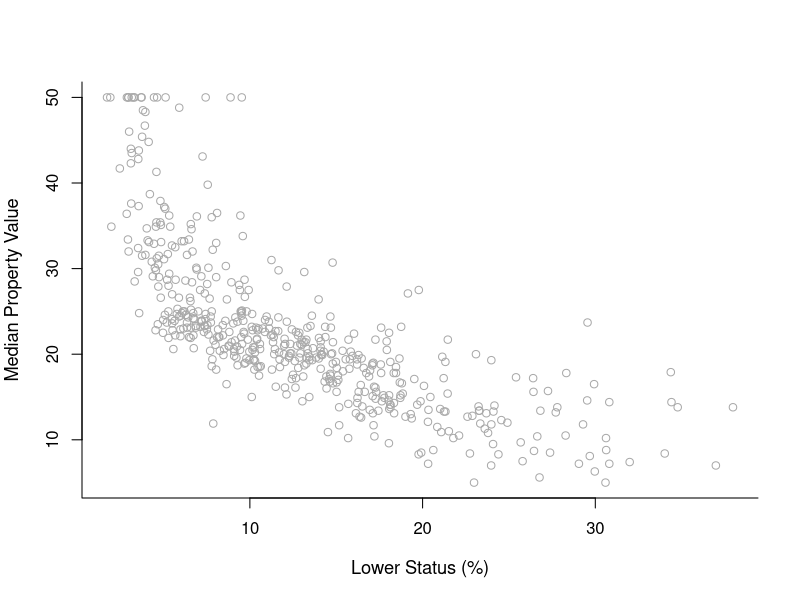
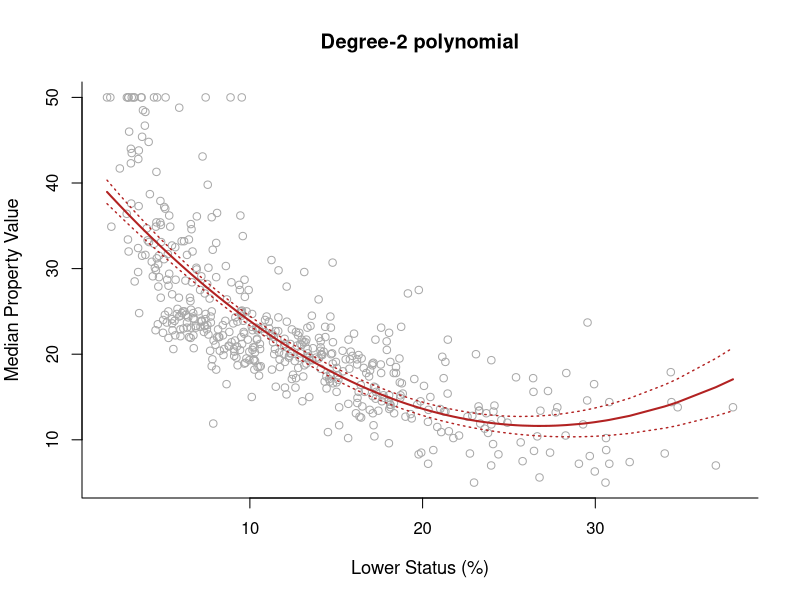
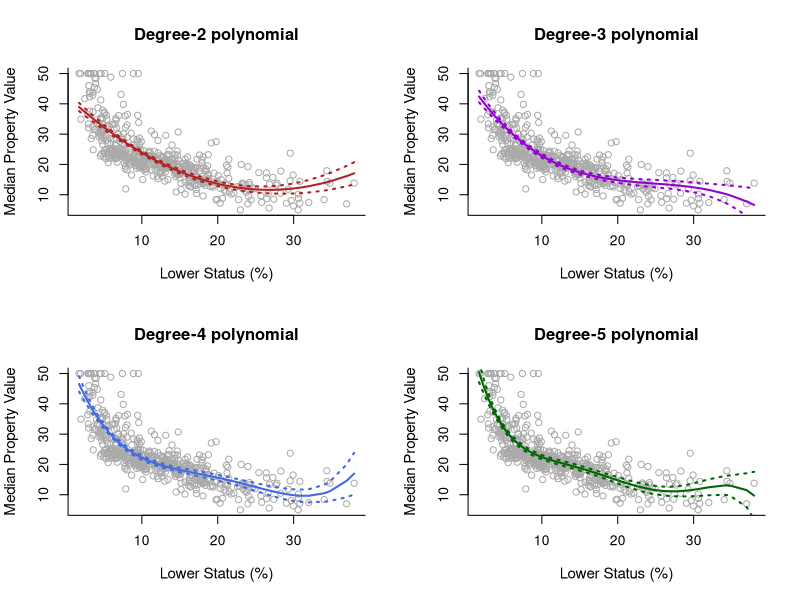
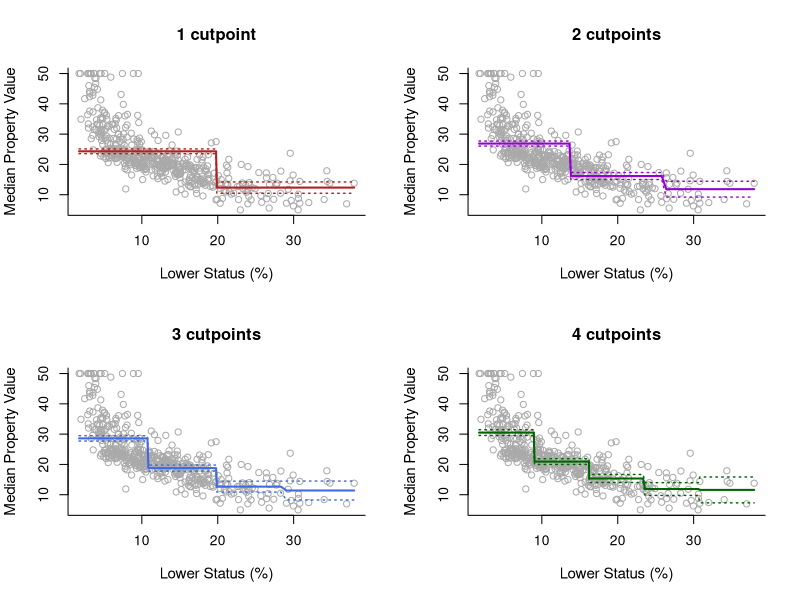
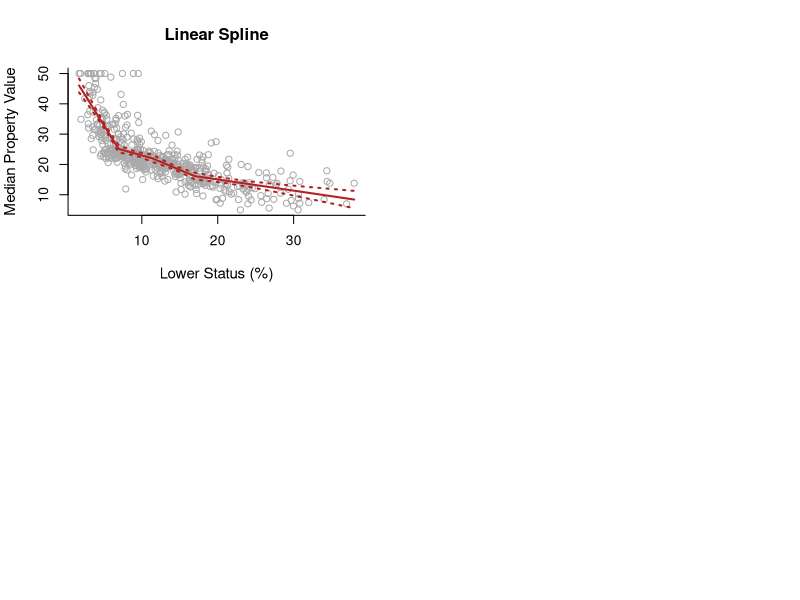
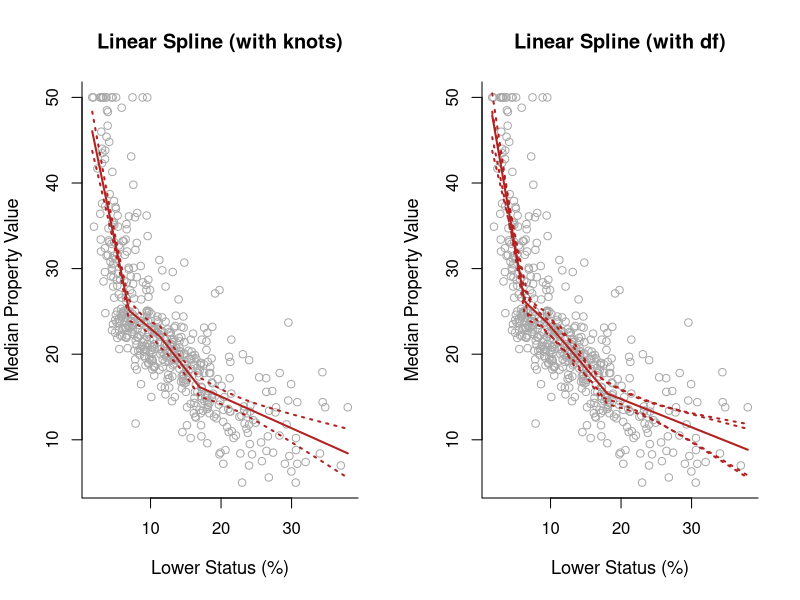
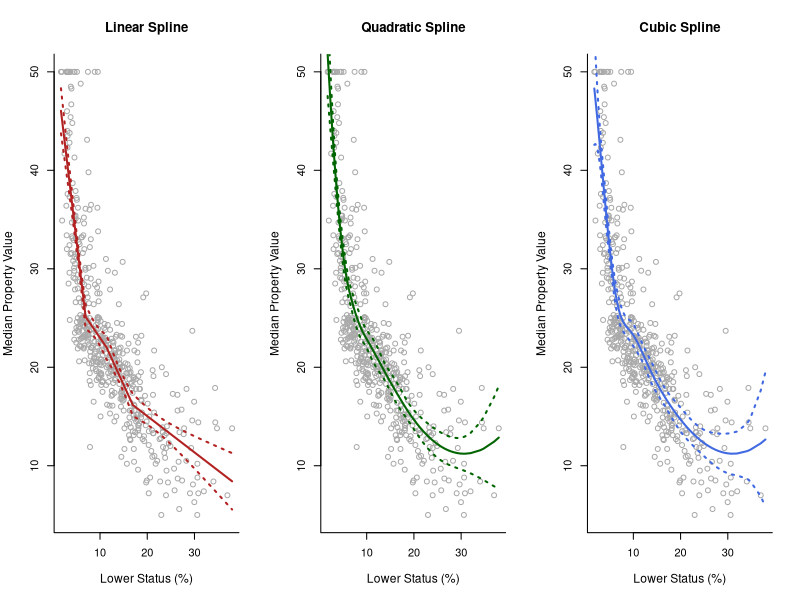
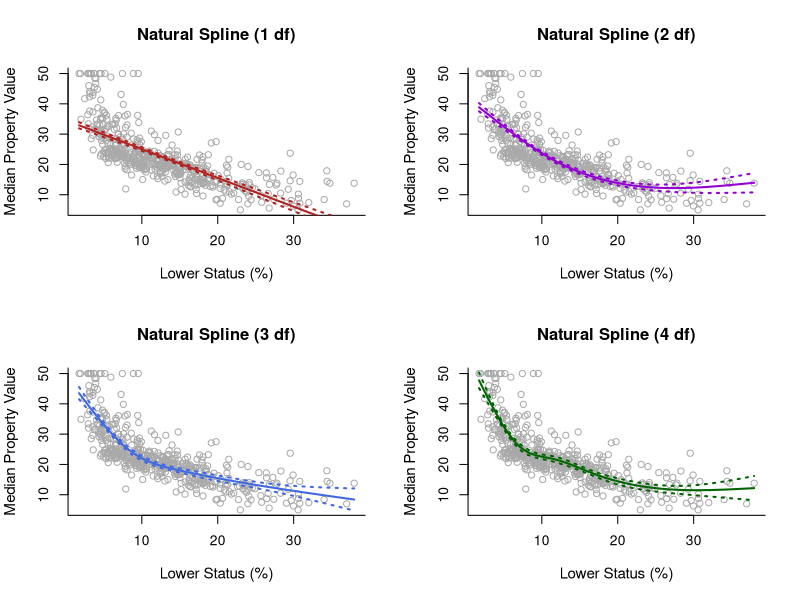

Here is the R script that generated these plots, in order:
## ---- chunk 1
#| label: load-pkgs
#| message: false
library(MASS)
help(Boston)
names(Boston)
head(Boston)
## ---- chunk 2
head(cbind(Boston$medv, Boston$lstat))
## ---- chunk 3
#| label: renaming
y = Boston$medv
x = Boston$lstat
y.lab = 'Median Property Value'
x.lab = 'Lower Status (%)'
## ---- chunk 4
#| label: plot-vars
#| message: false
#| warning: false
#| fig-height: 6
#| fig-width: 6
plot( x, y, cex.lab = 1.1, col="darkgrey", xlab = x.lab, ylab = y.lab, 
      main = "", bty = 'l' )
## ---- chunk 5
#| label: fit-poly2
poly2 = lm(y ~ poly(x,  2,  raw = TRUE))
summary(poly2)
## ---- chunk 6
#| label: plot-poly2
sort.x = sort(x)
sort.x[1:10]     # the first 10 sorted values of x 
pred2 = predict(poly2, newdata = list(x = sort.x), se = TRUE)
names(pred2)
## ---- chunk 7
pred2$fit[1:10]  # the first 10 fitted values of the curve
se.bands2 = cbind( pred2$fit - 2 * pred2$se.fit, 
                   pred2$fit + 2 * pred2$se.fit )
se.bands2[1:10,] # the first 10 confidence intervals of the curve
## ---- chunk 8
#| label: pot-fitted
plot(x, y, cex.lab = 1.1, col="darkgrey", xlab = x.lab, ylab = y.lab,
     main = "Degree-2 polynomial", bty = 'l')
lines(sort.x, pred2$fit, lwd = 2, col = "firebrick")
matlines(sort.x, se.bands2, lwd = 1.4, col = "firebrick", lty = 3)
## ---- chunk 9
#| label: poly-3to5
#| fig-height: 8
#| fig-width: 9
poly3 = lm(y ~ poly(x,  3))
poly4 = lm(y ~ poly(x,  4))
poly5 = lm(y ~ poly(x, 5))

pred3 = predict(poly3, newdata = list(x = sort.x), se = TRUE)
pred4 = predict(poly4, newdata = list(x = sort.x), se = TRUE)
pred5 = predict(poly5, newdata = list(x = sort.x), se = TRUE)

se.bands3 = cbind(pred3$fit + 2*pred3$se.fit, pred3$fit-2*pred3$se.fit)
se.bands4 = cbind(pred4$fit + 2*pred4$se.fit, pred4$fit-2*pred4$se.fit)
se.bands5 = cbind(pred5$fit + 2*pred5$se.fit, pred5$fit-2*pred5$se.fit)


par(mfrow = c(2,2))
# Degree-2
plot(x, y, cex.lab = 1.1, col="darkgrey", xlab = x.lab, ylab = y.lab,
     main = "Degree-2 polynomial", bty = 'l')
lines(sort.x, pred2$fit, lwd = 2, col = "firebrick")
matlines(sort.x, se.bands2, lwd = 2, col = "firebrick", lty = 3)

# Degree-3
plot(x, y, cex.lab = 1.1, col="darkgrey", xlab = x.lab, ylab = y.lab,
     main = "Degree-3 polynomial", bty = 'l')
lines(sort.x, pred3$fit, lwd = 2, col = "darkviolet")
matlines(sort.x, se.bands3, lwd = 2, col = "darkviolet", lty = 3)

# Degree-4
plot(x, y, cex.lab = 1.1, col="darkgrey", xlab = x.lab, ylab = y.lab,
     main = "Degree-4 polynomial", bty = 'l')
lines(sort.x, pred4$fit, lwd = 2, col = "royalblue")
matlines(sort.x, se.bands4, lwd = 2, col = "royalblue", lty = 3)

# Degree-5
plot(x, y, cex.lab = 1.1, col="darkgrey", xlab = x.lab, ylab = y.lab,
     main = "Degree-5 polynomial", bty = 'l')
lines(sort.x, pred5$fit, lwd = 2, col = "darkgreen")
matlines(sort.x, se.bands5, lwd = 2, col = "darkgreen", lty = 3)
## ---- chunk 10
#| label: anova
poly1 = lm(y ~ x)
poly6 = lm(y ~ poly(x, 6))
anova(poly1, poly2, poly3, poly4, poly5, poly6)
## ---- chunk 11
#| label: cut
table(cut(x, 2))
## ---- chunk 12
#| label: cut-2to5
step2 = lm(y ~ cut(x, 2))
step3 = lm(y ~ cut(x, 3))
step4 = lm(y ~ cut(x, 4))
step5 = lm(y ~ cut(x, 5))
## ---- chunk 13
#| label: plot-stepresults

#| fig-width: 9
#| fig-height: 8
pred2 = predict(step2, newdata = list(x = sort(x)), se = TRUE)
pred3 = predict(step3, newdata = list(x = sort(x)), se = TRUE)
pred4 = predict(step4, newdata = list(x = sort(x)), se = TRUE)
pred5 = predict(step5, newdata = list(x = sort(x)), se = TRUE)

se.bands2 = cbind(pred2$fit + 2*pred2$se.fit, pred2$fit-2*pred2$se.fit)
se.bands3 = cbind(pred3$fit + 2*pred3$se.fit, pred3$fit-2*pred3$se.fit)
se.bands4 = cbind(pred4$fit + 2*pred4$se.fit, pred4$fit-2*pred4$se.fit)
se.bands5 = cbind(pred5$fit + 2*pred5$se.fit, pred5$fit-2*pred5$se.fit)

par(mfrow = c(2,2))

plot(x, y, cex.lab = 1.1, col="darkgrey", xlab = x.lab, ylab = y.lab,
     main = "1 cutpoint", bty = 'l')
lines(sort(x), pred2$fit, lwd = 2, col = "firebrick")
matlines(sort(x), se.bands2, lwd = 1.4, col = "firebrick", lty = 3)

plot(x, y, cex.lab = 1.1, col="darkgrey", xlab = x.lab, ylab = y.lab,
     main = "2 cutpoints", bty = 'l')
lines(sort(x), pred3$fit, lwd = 2, col = "darkviolet")
matlines(sort(x), se.bands3, lwd = 1.4, col = "darkviolet", lty = 3)

plot(x, y, cex.lab = 1.1, col="darkgrey", xlab = x.lab, ylab = y.lab,
     main = "3 cutpoints", bty = 'l')
lines(sort(x), pred4$fit, lwd = 2, col = "royalblue")
matlines(sort(x), se.bands4, lwd = 1.4, col = "royalblue", lty = 3)

plot(x, y, cex.lab = 1.1, col="darkgrey", xlab = x.lab, ylab = y.lab,
     main = "4 cutpoints", bty = 'l')
lines(sort(x), pred5$fit, lwd = 2, col = "darkgreen")
matlines(sort(x), se.bands5, lwd = 1.4, col = "darkgreen", lty = 3)
## ---- chunk 14
#| label: manual-cuts
breaks4 = c(min(x), 10, 20, 30, max(x))
table(cut(x, breaks = breaks4))
## ---- chunk 15
#| label: model-manualcuts
step.new4 = lm(y ~ cut(x, breaks = breaks4))
summary(step.new4)
## ---- chunk 16
#| label: preds-manualcuts
newx <- c(10.56, 5.89)
preds = predict(step.new4, newdata = list(x = newx), se = TRUE)
preds
## ---- chunk 17
library(splines)
## ---- chunk 18
#| label: knots-process
summary(x)
cuts = summary(x)[c(2, 3, 5)] 
cuts
sort.x = sort(x)
## ---- chunk 19
#| label: spline-mod1
spline1 = lm(y ~  splines::bs(x, degree = 1, knots = cuts))
pred1 = predict(spline1, newdata = list(x = sort.x), se = TRUE)
se.bands1 = cbind(pred1$fit + 2 * pred1$se.fit, 
                  pred1$fit - 2 * pred1$se.fit)
## ---- chunk 20
#| label: plot-spline1-line
#| fig-height: 4
#| fig-width: 5
plot(x, y, cex.lab = 1.1, col="darkgrey", xlab = x.lab, ylab = y.lab, 
     main = "Linear Spline", bty = 'l')
lines(sort.x, pred1$fit, lwd = 2, col = "firebrick")
matlines(sort.x, se.bands1, lwd = 2, col = "firebrick", lty = 3)
## ---- chunk 21
#| label: plot-spline1
#| fig-height: 4
#| fig-width: 10
spline1df = lm(y ~ splines::bs(x, degree = 1, df = 5))
pred1df = predict(spline1df, newdata = list(x = sort.x), se = TRUE)
se.bands1df = cbind( pred1df$fit + 2 * pred1df$se.fit, 
                     pred1df$fit - 2 * pred1df$se.fit )

par(mfrow = c(1, 2))
plot(x, y, cex.lab = 1.1, col="darkgrey", xlab = x.lab, ylab = y.lab, 
     main = "Linear Spline (with knots)", bty = 'l')
lines(sort.x, pred1$fit, lwd = 2, col = "firebrick")
matlines(sort.x, se.bands1, lwd = 2, col = "firebrick", lty = 3)

plot(x, y, cex.lab = 1.1, col="darkgrey", xlab = x.lab, ylab = y.lab, 
     main = "Linear Spline (with df)", bty = 'l')
lines(sort.x, pred1df$fit, lwd = 2, col = "firebrick")
matlines(sort.x, se.bands1df, lwd = 2, col = "firebrick", lty = 3)
matlines(sort.x, se.bands1, lwd = 2, col = "firebrick", lty = 3)
## ---- chunk 22
#| label: plot-splines-2to3
#| message: false
#| warning: false
#| fig-height: 4
#| fig-width: 9
spline2 = lm(y ~ splines::bs(x, degree = 2, df = 6))
pred2 = predict(spline2, newdata = list(x = sort.x), se = TRUE)
se.bands2 = cbind(pred2$fit + 2 * pred2$se.fit, pred2$fit - 2 * pred2$se.fit)

spline3 = lm(y ~ splines::bs(x, degree = 3, df = 7))
pred3 = predict(spline3, newdata = list(x = sort.x), se = TRUE)
se.bands3 = cbind(pred3$fit + 2 * pred3$se.fit, pred3$fit - 2 * pred3$se.fit)

par(mfrow = c(1,3))
plot(x, y, cex.lab = 1.1, col="darkgrey", xlab = x.lab, ylab = y.lab, 
     main = "Linear Spline", bty = 'l')
lines(sort.x, pred1$fit, lwd = 2, col = "firebrick")
matlines(sort.x, se.bands1, lwd = 2, col = "firebrick", lty = 3)

plot(x, y, cex.lab = 1.1, col="darkgrey", xlab = x.lab, ylab = y.lab, 
     main = "Quadratic Spline", bty = 'l')
lines(sort.x, pred2$fit, lwd = 2, col = "darkgreen")
matlines(sort.x, se.bands2, lwd = 2, col = "darkgreen", lty = 3)

plot(x, y, cex.lab = 1.1, col="darkgrey", xlab = x.lab, ylab = y.lab, 
     main = "Cubic Spline", bty = 'l')
lines(sort.x, pred3$fit, lwd = 2, col = "royalblue")
matlines(sort.x, se.bands3, lwd = 2, col = "royalblue", lty = 3)
## ---- chunk 23
#| label: nat-spline
#| fig-height: 8
#| fig-width: 9
spline.ns1 = lm(y ~ splines::ns(x, df = 1))
pred.ns1 = predict(spline.ns1, newdata = list(x = sort.x), se = TRUE)
se.bands.ns1 = cbind(pred.ns1$fit + 2 * pred.ns1$se.fit, 
                     pred.ns1$fit - 2 * pred.ns1$se.fit)

spline.ns2 = lm(y ~ splines::ns(x, df = 2))
pred.ns2 = predict(spline.ns2, newdata = list(x = sort.x), se = TRUE)
se.bands.ns2 = cbind(pred.ns2$fit + 2 * pred.ns2$se.fit, 
                     pred.ns2$fit - 2 * pred.ns2$se.fit)

spline.ns3 = lm(y ~ splines::ns(x, df = 3))
pred.ns3 = predict(spline.ns3, newdata = list(x = sort.x), se = TRUE)
se.bands.ns3 = cbind(pred.ns3$fit + 2 * pred.ns3$se.fit, 
                     pred.ns3$fit - 2 * pred.ns3$se.fit)

spline.ns4 = lm(y ~ splines::ns(x, df = 4))
pred.ns4 = predict(spline.ns4, newdata = list(x = sort.x), se = TRUE)
se.bands.ns4 = cbind(pred.ns4$fit + 2 * pred.ns4$se.fit, 
                     pred.ns4$fit - 2 * pred.ns4$se.fit)

par(mfrow = c(2, 2))

plot(x, y, cex.lab = 1.1, col="darkgrey", xlab = x.lab, ylab = y.lab, 
     main = "Natural Spline (1 df)", bty = 'l')
lines(sort.x, pred.ns1$fit, lwd = 2, col = "firebrick")
matlines(sort.x, se.bands.ns1, lwd = 2, col = "firebrick", lty = 3)

plot(x, y, cex.lab = 1.1, col="darkgrey", xlab = x.lab, ylab = y.lab, 
     main = "Natural Spline (2 df)", bty = 'l')
lines(sort.x, pred.ns2$fit, lwd = 2, col = "darkviolet")
matlines(sort.x, se.bands.ns2, lwd = 2, col = "darkviolet", lty = 3)

plot(x, y, cex.lab = 1.1, col="darkgrey", xlab = x.lab, ylab = y.lab, 
     main = "Natural Spline (3 df)", bty = 'l')
lines(sort.x, pred.ns3$fit, lwd = 2, col = "royalblue")
matlines(sort.x, se.bands.ns3, lwd = 2, col = "royalblue", lty = 3)

plot(x, y, cex.lab = 1.1, col="darkgrey", xlab = x.lab, ylab = y.lab, 
     main = "Natural Spline (4 df)", bty = 'l')
lines(sort.x, pred.ns4$fit, lwd = 2, col = "darkgreen")
matlines(sort.x, se.bands.ns4, lwd = 2, col = "darkgreen", lty = 3)
## ---- chunk 24
#| label: cubic-vs-natural
par(mfrow = c(1,2))
plot(x, y, cex.lab = 1.1, col="darkgrey", xlab = x.lab, ylab = y.lab, 
     main = "Cubic Spline", bty = 'l')
lines(sort.x, pred3$fit, lwd = 2, col = "darkblue")
matlines(sort.x, se.bands3, lwd = 2, col = "darkblue", lty = 3)

plot(x, y, cex.lab = 1.1, col="darkgrey", xlab = x.lab, ylab = y.lab, 
     main = "Natural Spline (3 df)", bty = 'l')
lines(sort.x, pred.ns3$fit, lwd = 2, col = "royalblue")
matlines(sort.x, se.bands.ns3, lwd = 2, col = "royalblue", lty = 3)
## ---- chunk 25
#| label: smoothspline-3df-cv
smooth1 = smooth.spline(x, y, df = 3)
smooth2 = smooth.spline(x, y, cv = TRUE)

par(mfrow = c(1,2))
plot(x, y, cex.lab = 1.1, col="darkgrey", xlab = x.lab, ylab = y.lab, 
     main = "Smoothing Spline (3 df)", bty = 'l')
lines(smooth1, lwd = 2, col = "brown")

plot(x, y, cex.lab = 1.1, col="darkgrey", xlab = x.lab, ylab = y.lab, 
     main = "Smoothing Spline (CV)", bty = 'l')
lines(smooth2, lwd = 2, col = "darkorange")
## ---- chunk 26
names(Boston)
## ---- chunk 27
#| message: false
#| warning: false
library(gam)
## ---- chunk 28
#| label: fit-gam
#| fig-height: 4
#| fig-width: 8
gam = gam( medv ~ bs(lstat, degree = 3, df = 5) + s(indus, df = 5) + chas, 
           data = Boston )
par( mfrow = c(1,3) )
plot( gam,  se = TRUE, col = "blue" )
## ---- chunk 29
#| label: include-step
#| fig-height: 4
#| fig-width: 8
Boston1 = Boston
Boston1$chas = factor(Boston1$chas)

gam1 = gam( medv ~ bs(lstat, degree = 3, df = 5) + s(indus, df = 5) + chas, 
            data = Boston1 )
par(mfrow = c(1,3))
plot(gam1,  se = TRUE, col = "blue")
## ---- chunk 30
#| label: gam-preds
preds <- predict( gam1, 
                  newdata = data.frame( chas = "0", indus = 3, lstat = 5 )  )
preds
